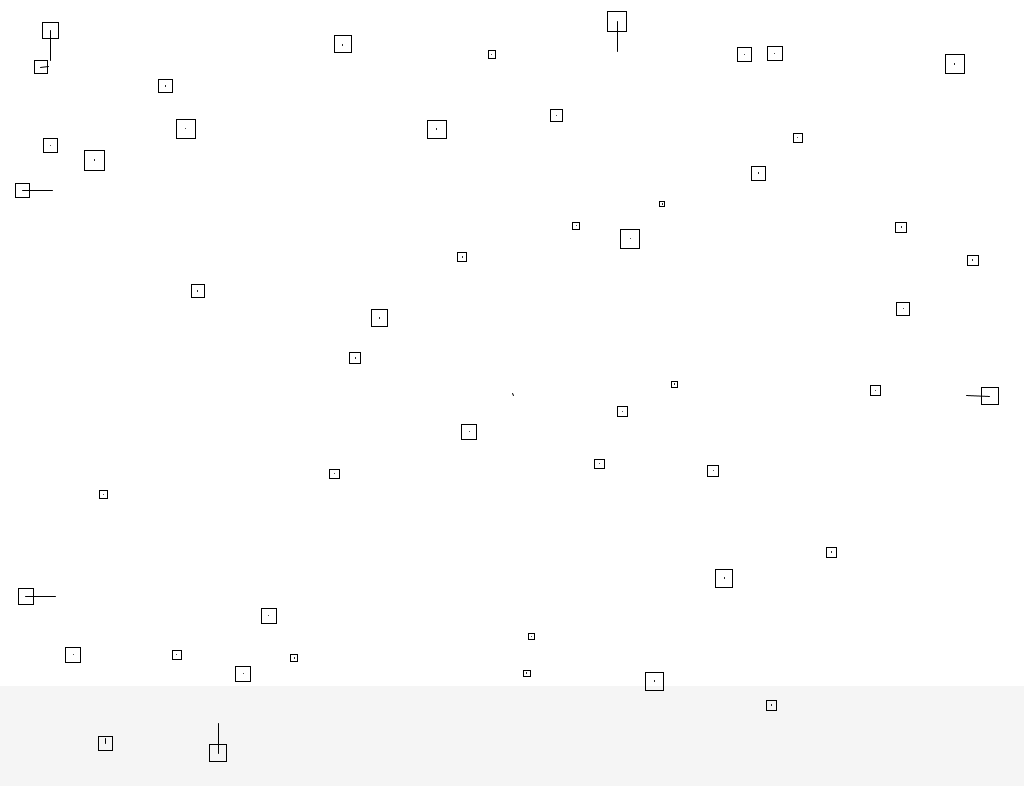
Frame 1 (no input)
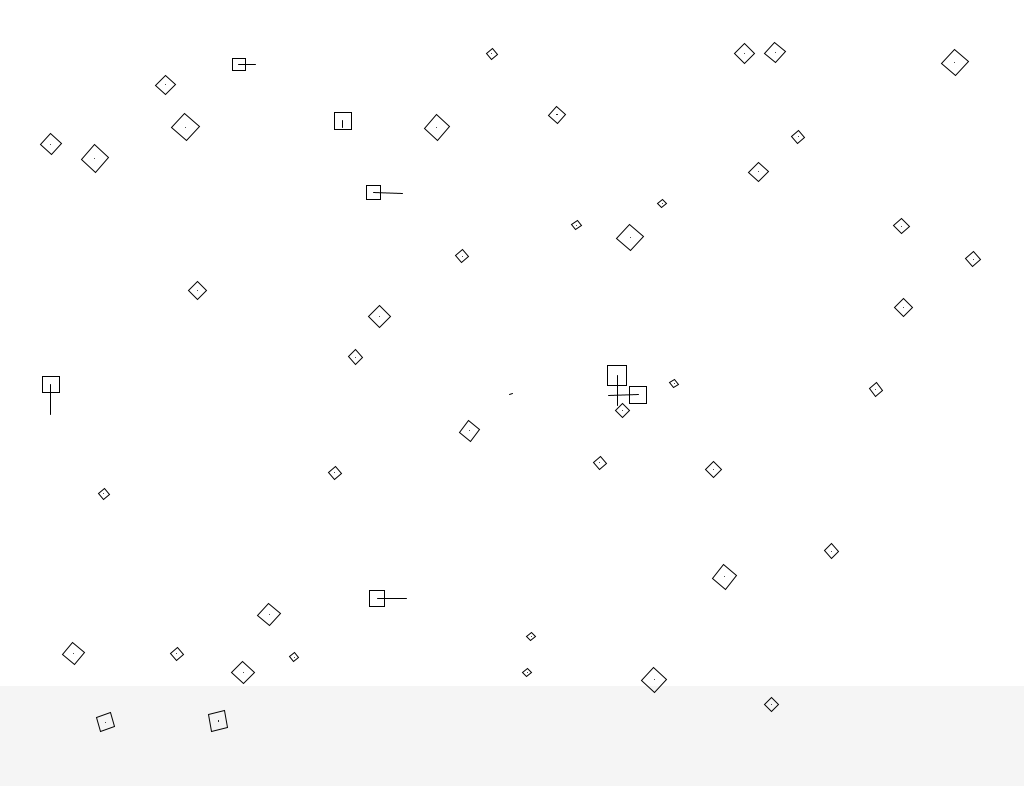
Frame 60 (the mouse pressed at the canvas centre just before this capture)
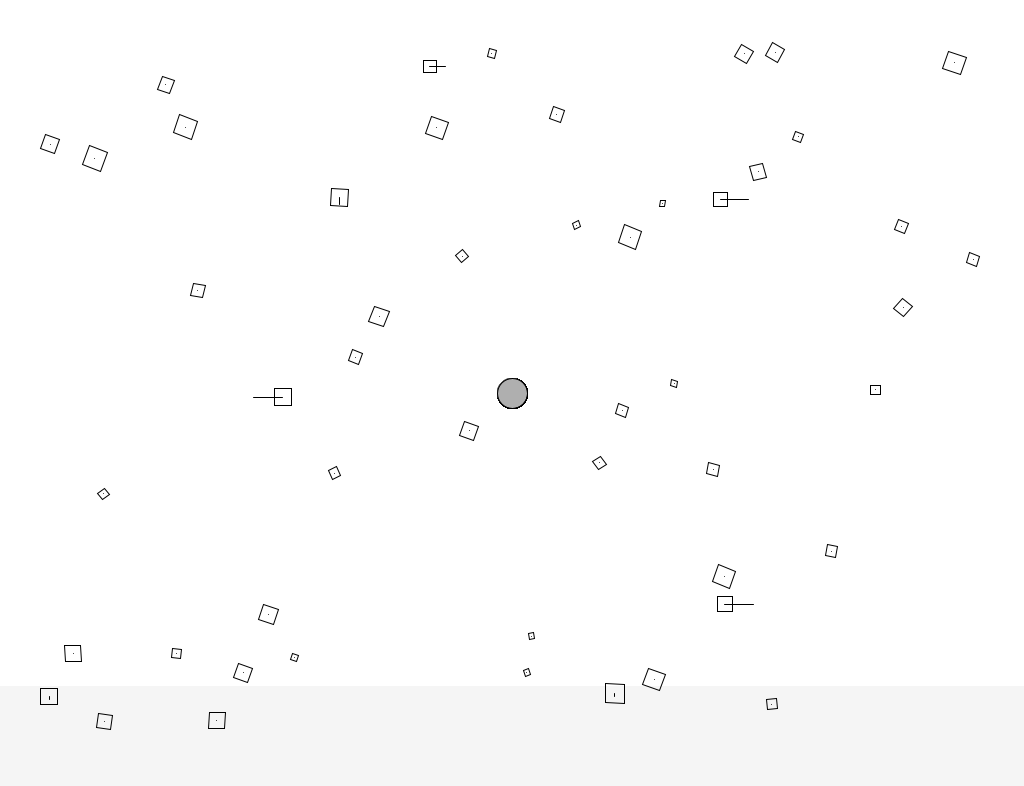
Frame 120 (the mouse held since frame 60 and released just before this capture)

The Processing sketch that drew these frames (run headless with seeded random() and noise(); from frame 60 on, the mouse is pressed at the canvas centre):

// Processing sketch: attractor_rotate
// ── attractor_rotate.pde
class Balloon {
  PVector location;
  PVector velocity;
  PVector acceleration;
  float size;
  PVector helium;
  float mass;
  float angle;
  
  Balloon() {
    location = new PVector(random(width), random(height));
    velocity = new PVector(0,0);
    acceleration = new PVector(0, -0.1);
    helium = new PVector(0, random(-.05, 0));
    size = map(helium.y, 0, -.05, minBalloonSize, maxBalloonSize);
    mass = map(size, 0, maxBalloonSize, minMass, maxMass);
    angle = 0;
  }
  
  void perform() {
    update();
    display();
  }
  
  PVector getFriction() {
    return velocity.copy().normalize().mult(-1).mult(.01);
  }
  
  PVector getWindResistance() {
    float multiplier = map(size, 100, 5, 0, 2);
    return velocity.copy().
      normalize().
      mult(-1).
      mult(.01).
      mult(multiplier);
  }
  
  
  void update() {
    // applyForce(attractor.attract(this));
    
    applyForce(wind);
    applyForce(getWindResistance());
    
    applyForce(edgeForce());
    applyForce(getFriction());
    
    if(liquid.contains(this)) {
      applyForce(liquid.calculateDrag(this));
    }
    
    angle = atan2(velocity.y,velocity.x);
    
    velocity.add(acceleration);
    
    velocity.limit(6);
    location.add(velocity);
    acceleration.mult(0);
  }
  
  void display() {
    stroke(0);
    pushMatrix();
    rectMode(CENTER);
    translate(location.x, location.y);
    rotate(angle);
    rect(0, 0, size, size);
    
    PVector multVelocity = velocity.copy().mult(5);
    PVector velocityCoord = PVector.add(new PVector(0,0), multVelocity);
    
    rotate(-angle);
    line(0, 0, velocityCoord.x, velocityCoord.y);
    
    for(int i = 0; i < balloonCount; i++) {
      if(PVector.sub(location, balloons[i].location).mag() < maxDistance){
        //line(0, 0, balloons[i].location.x - location.x, balloons[i].location.y - location.y);
      }
    }
    popMatrix();
    rectMode(CORNER);
  }
  
  PVector edgeForce() {
    PVector f = new PVector(0,0);
    float rightMargin = width - forceMargin;
    float leftMargin = forceMargin;
    float topMargin = forceMargin;
    float bottomMargin = height - forceMargin;
    
    if(location.x > rightMargin){
      f.add(new PVector(calcEdgeForce(location.x - rightMargin, "neg"), 0));
    } else if (location.x < leftMargin) {
      f.add(new PVector(calcEdgeForce(leftMargin - location.x, "pos"), 0));
    }
    
    if(location.y > bottomMargin){
      f.add(new PVector(0, calcEdgeForce(location.y - bottomMargin, "neg")));
    } else if (location.y < topMargin) {
      f.add(new PVector(0, calcEdgeForce(topMargin - location.y, "pos")));
    }
    
    return f;
  }
  
  float calcEdgeForce(float difference, String negOrPos) {
    float d2 = difference * difference;
    float edgeForce = map(d2, 0, forceMargin, 0, maxForce);
    if(negOrPos == "pos") {
      return edgeForce;
    } else if (negOrPos == "neg") {
      return edgeForce * -1;
    } else {
      return 0;
    }
  }
    
  void applyForce(PVector force) {
    PVector f = force.copy();
    f.div(mass);
    acceleration.add(f);
  }
  
  PVector attract(Balloon b) {
    PVector dir = new PVector(0,0);
    
    if(b != this) {
      dir = PVector.sub(location, b.location);
      float dist = dir.mag();
      dist = constrain(dist, 5, width);
      dir.normalize();
      float mag = (b.mass * mass) / (dist * dist);
      mag *= .5;
      dir.mult(mag);
    }
    return dir;
  }
}
// ── attractor.pde
class Attractor {
  float mass;
  PVector location;
  
  Attractor(PVector location_) {
    location = location_;
    mass = 50;
  }
  
  void display() {
    stroke(0);
    fill(175, 200);
    ellipse(location.x, location.y, 30, 30);
    fill(255);
  }
  
  PVector attract(Balloon b) {
    PVector dir = PVector.sub(location, b.location);
    float dist = dir.mag();
    dist = constrain(dist, 5, width);
    dir.normalize();
    float mag = (b.mass * mass) / (dist * dist);
    mag *= .9;
    
    dir.mult(mag);
    
    return dir;
  }
  
  
}
// ── liquid.pde
class Liquid {
  float x, y, w, h;
  float c;
  
  Liquid(float x_, float y_, float w_, float h_, float c_) {
    x = x_;
    y = y_;
    w = w_;
    h = h_;
    c = c_;
  }
  
  void display() {
    noStroke();
    fill(0, 10);
    rect(x,y,w,h);
    fill(255);
  }
  
  boolean contains(Balloon b){
    PVector bLoc = b.location;
    if( bLoc.x > x && bLoc.x < x + w && bLoc.y > y && bLoc.y < y + h) {
      return true;
    } else {
      return false;
    }
  }
  
  PVector calculateDrag(Balloon b) {
    float c = .5; // drag coefficient
    float speed = b.velocity.mag();
    float surfaceAreaMult = map(b.size, 0, maxBalloonSize, 1, 5);
    
    float dragMag = speed * speed * c * surfaceAreaMult;
    
    
    PVector drag = b.velocity.copy();
    drag.mult(-1).setMag(dragMag);
    
    return drag;
  }
  
  PVector calculateBouyancy(Balloon b) {
    return new PVector(0,0);
  }
}
// ── sketch.pde
PVector wind;
float noiseLoc = 0;
int balloonCount = 50;
float maxDistance = 100;
float forceMargin = 50;
float maxForce = 10;
float minBalloonSize = 5;
float maxBalloonSize = 20;
float minMass = 5;
float maxMass = 20;

Balloon[] balloons = new Balloon[balloonCount];
WindSock windsock;
Liquid liquid;
ArrayList<Attractor> attractors = new ArrayList<Attractor>();

void settings() {
  size(1024,786);
}

void setup() {
  for(int i = 0; i < balloonCount; i++) {
    balloons[i] = new Balloon();
  }
  liquid = new Liquid(0, height - 100, width, 100, 0.1);
  windsock = new WindSock(new PVector(width/2, height/2));
}

void draw(){
  background(255);
  float noiseX = map(noise(noiseLoc), 0, 1, -.1, .1);
  float noiseY = map(noise(noiseLoc + 10000), 0, 1, -.1, .1);
  wind = new PVector(noiseX, noiseY);
  wind.setMag(map(noise(noiseLoc + 20000), 0, 1, 0, .05));
  
  windsock.update(wind);
  windsock.display();
  
  for(int i = 0; i < attractors.size(); i++) {
    attractors.get(i).display();
  }
  
  for(int i = 0; i < balloonCount; i++) {
    balloons[i].perform();
  }
  
  if(mousePressed) {
    createAttractor();
  }
  
  liquid.display();
  
  noiseLoc += .01;
}

void createAttractor() {
  PVector mouseLoc = new PVector(mouseX, mouseY);
  attractors.add(new Attractor(mouseLoc));
}

float forceValueAtValue(float value) {
 return 0.0;
}
// ── windsock.pde
class WindSock {
  PVector wind;
  PVector location;
  
  WindSock(PVector location_) {
    location = location_;
  }
  
  void update(PVector wind_){
    wind = wind_;
  }
  
  void display() {
    PVector drawWind = wind.copy().mult(100);
    stroke(0);
    line(location.x, location.y, location.x + drawWind.x, location.y + drawWind.y);
  }
}
